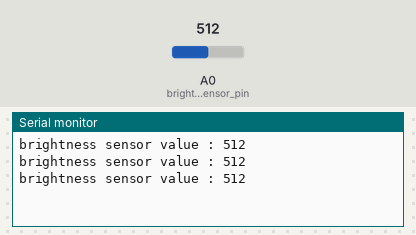
Simulated run of this sketch. Board: Arduino Uno, built with avr-gcc and run on an emulated ATmega328P. Parts: the last lines printed to the serial monitor. Inputs (shaded band) come from the test bench; at power-on: A0 (brightness_sensor_pin) = 512.

Above: at 1.8 s.
1.9 s: A0 (brightness_sensor_pin) set to 716
At 2.31 s:
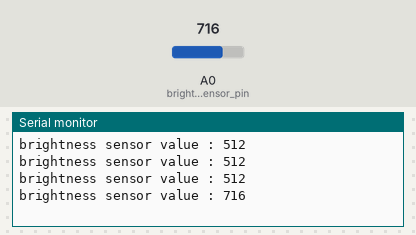
3.4 s: A0 (brightness_sensor_pin) set to 900
At 3.9 s:
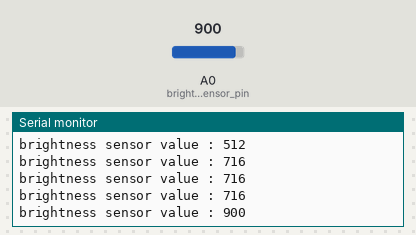
Timing chart, 0 to 6.4 s (numbered marks = the images above; inputs shaded):
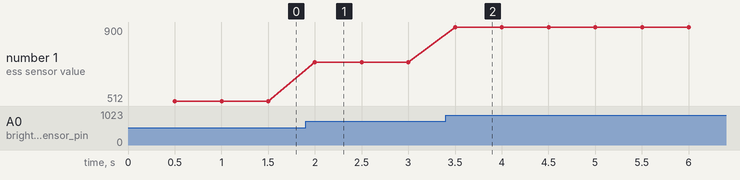

The sketch:

_24brightness_sensor_test_with_millis.ino
```cpp
const int brightness_sensor_pin = A0;

void setup() {
  Serial.begin(9600);
}

void loop() {
  static unsigned long prev_millis = 0;
  const unsigned long interval_millis = 500;

  unsigned long curr_millis = millis();
  if(curr_millis - prev_millis >= interval_millis) {
  prev_millis = curr_millis;

  int brightness = analogRead(A0);
  Serial.print("brightness sensor value : ");
  Serial.println(brightness);
  }
}
```

Measured:
- after the input at 1.9 s, the serial monitor: prints a new line after 0.10 s (image 1)
- after the input at 3.4 s, the serial monitor: prints a new line after 0.10 s (image 2)
- plotted number 1: 512 → 716 after the input at 1.9 s, 716 → 900 after the input at 3.4 s
